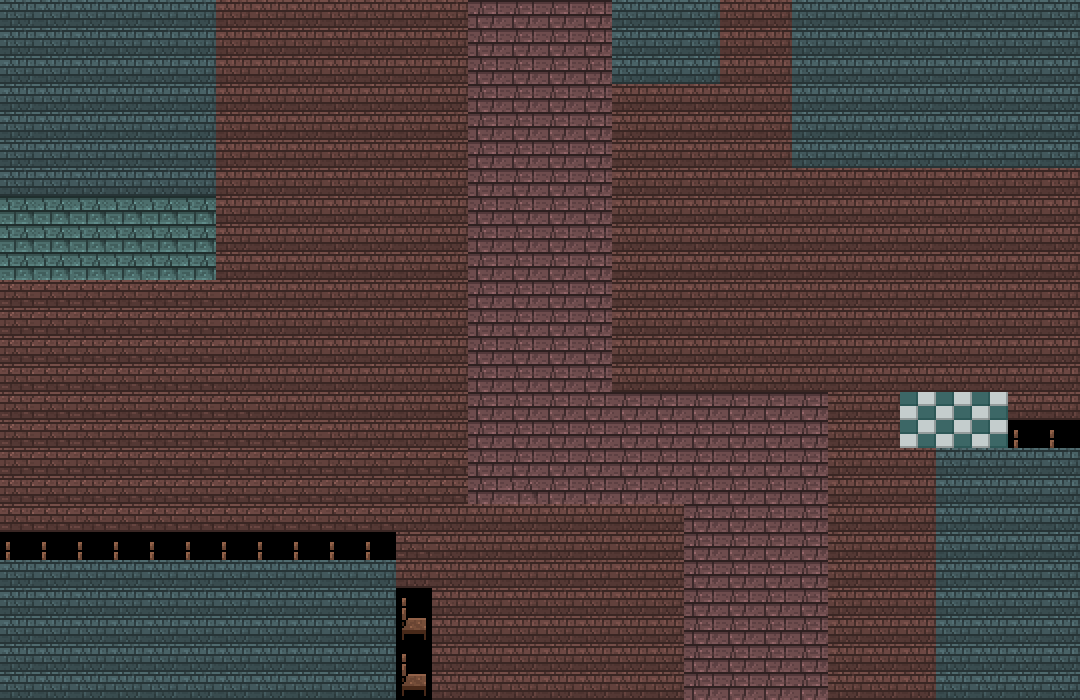

A level layout from a 2D game, rendered from its tile map. Below: a short description, then the map file with tile-grid data replaced by summaries:
An orthogonal 30x25 tile map with 36x28 px tiles, 1 tile layer (map), 1 hidden layer not drawn, 2 tilesets.

<map version="1.0" orientation="orthogonal" renderorder="right-down" width="30" height="25" tilewidth="36" tileheight="28" nextobjectid="1">
 <tileset firstgid="1" name="sprite_sheet_props" tilewidth="36" tileheight="28">
  <image source="../img/sprite_sheet_props.png" width="1800" height="1400" />
 </tileset>
 <tileset firstgid="2501" name="sprite_sheet_waypoints" tilewidth="36" tileheight="28">
  <image source="../img/sprite_sheet_waypoints.png" width="480" height="32" />
 </tileset>
 <layer name="map" width="30" height="25">
  <data>[750 cells, 750 non-empty, 10 distinct tile ids]</data>
 </layer>
 <layer name="walkable" width="30" height="25" visible="0">
  <data>[750 cells, 231 non-empty, 1 distinct tile ids]</data>
 </layer>
</map>
